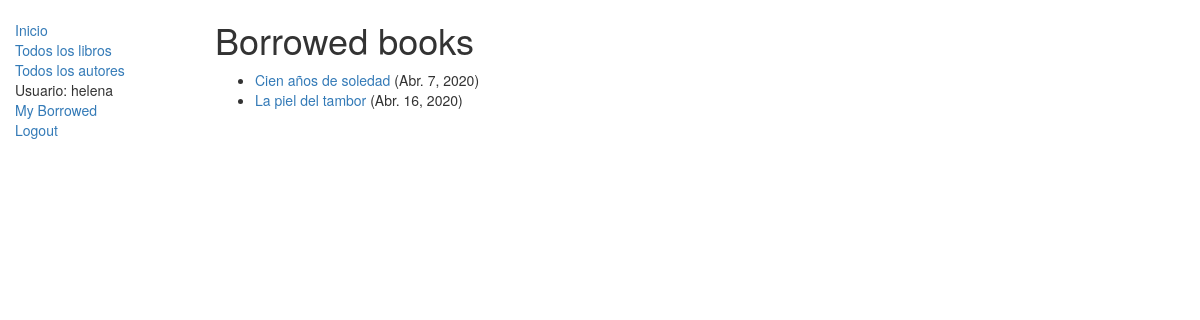
The app's page /mybooks/ (signed in) with its own data.
### catalog/models.py (models this page shows, shortened)
class BookInstance(models.Model):
    id = models.UUIDField(primary_key=True, default=uuid.uuid4, help_text="ID único para este libro particular en toda la biblioteca")
    book = models.ForeignKey('Book', on_delete=models.SET_NULL, null=True)
    imprint = models.CharField(max_length=200)
    due_back = models.DateField(null=True, blank=True)
    borrower = models.ForeignKey(User, on_delete=models.SET_NULL, null=True, blank=True)
    LOAN_STATUS = (
        ('m', 'Maintenance'),
        ('o', 'On loan'),
        ('a', 'Available'),
        ('r', 'Reserved'),
    )
    status = models.CharField(max_length=1, choices=LOAN_STATUS, blank=True, default='m', help_text='Disponibilidad del libro')
    class Meta:
        ordering = ["due_back"]

class Book(models.Model):
    title = models.CharField(max_length=200)
    author = models.ForeignKey('Author', on_delete=models.SET_NULL, null=True)
    summary = models.TextField(max_length=1000, help_text="Ingrese una breve descripción del libro")
    isbn = models.CharField('ISBN',max_length=13, help_text='13 Caracteres <a href="https://www.isbn-international.org/content/what-isbn">ISBN number</a>')
    genre = models.ManyToManyField(Genre, help_text="Seleccione un genero para este libro")
    idiom = models.ForeignKey('Idiom', on_delete=models.SET_NULL, null=True)

### catalog/views.py (the view)
# urls.py: url(r'^mybooks/$', views.LoanedBooksByUserListView.as_view(), name='my-borrowed'),
class LoanedBooksByUserListView(LoginRequiredMixin,generic.ListView):
    model = BookInstance
    template_name ='catalog/bookinstance_list_borrowed_user.html'
    paginate_by = 10
    def get_queryset(self):
        return BookInstance.objects.filter(borrower=self.request.user).filter(status__exact='o').order_by('due_back')

### catalog/templates/catalog/bookinstance_list_borrowed_user.html
{% extends "base_generic.html" %}
{% block content %}
    <h1>Borrowed books</h1>
    {% if bookinstance_list %}
    <ul>
      {% for bookinst in bookinstance_list %}
      <li class="{% if bookinst.is_overdue %}text-danger{% endif %}">
        <a href="{% url 'book-detail' bookinst.book.pk %}">{{bookinst.book.title}}</a> ({{ bookinst.due_back }})
      </li>
      {% endfor %}
    </ul>
    {% else %}
      <p>There are no books borrowed.</p>
    {% endif %}
{% endblock %}

### catalog/templates/base_generic.html (shortened to what this page needs)
<!DOCTYPE html>
<html lang="en">
<head>
  <link rel="stylesheet" href="https://maxcdn.bootstrapcdn.com/bootstrap/3.3.7/css/bootstrap.min.css">
  {% load static %}
  <link rel="stylesheet" href="{% static 'css/styles.css' %}">
</head>
<body>
  <div class="container-fluid">
    <div class="row">
      <div class="col-sm-2">
      {% block sidebar %}
      <ul class="sidebar-nav">
          <li><a href="{% url 'index' %}">Inicio</a></li>
          <li><a href="{% url 'books' %}">Todos los libros</a></li>
          <li><a href="{% url 'authors' %}">Todos los autores</a></li>
        {% if user.is_authenticated %}
          <li>Usuario: {{ user.get_username }}</li>
          <li><a href="{% url 'my-borrowed' %}">My Borrowed</a></li>
          <li><a href="{% url 'logout'%}">Logout</a></li>
        {% else %}
          <li><a href="{% url 'login'%}">Login</a></li>
        {% endif %}
      </ul>
     {% endblock %}
      </div>
      <div class="col-sm-10 ">
      {% block content %}{% endblock %}
      </div>
    </div>
  </div>
</body>
</html>

### catalog/static/css/styles.css (style rules this page uses)
.sidebar-nav { margin-top: 20px; padding: 0; list-style: none; }

### records on screen
BookInstance: book "Cien años de soledad", due_back "Abr. 7, 2020"
BookInstance: book "La piel del tambor", due_back "Abr. 16, 2020"

### other values on screen
{{ user.get_username }} "helena"
